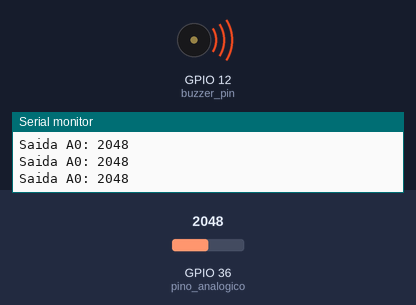
The sketch below on a simulated ESP32. Parts: buzzer (waves = sounding), the last lines printed to the serial monitor. Inputs (shaded band) come from the test bench; at power-on: GPIO 36 (pino_analogico) = 2048.

Above: at 5.2 s.
5.3 s: GPIO 36 (pino_analogico) set to 967
8.3 s: GPIO 36 (pino_analogico) set to 1040
At 9.1 s:
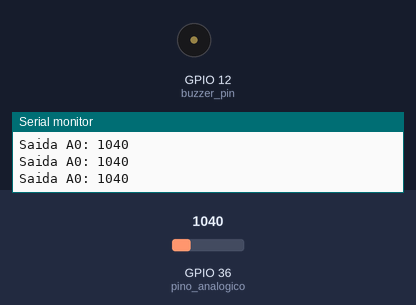
11.3 s: GPIO 36 (pino_analogico) set to 960
At 12.2 s:
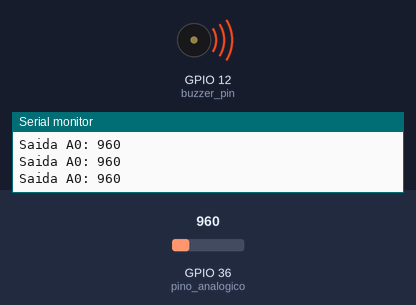
Timing chart, 0 to 14.0 s (numbered marks = the images above; inputs shaded):
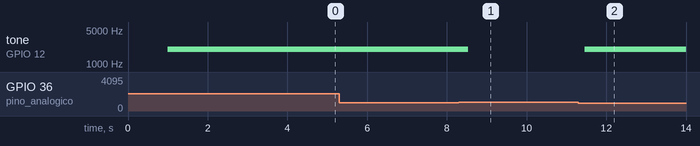

The sketch:

sensor.ino
```cpp
//Definicao pino sensor
int pino_analogico = 36;
int buzzer_pin = 12;
int channel = 0;
int frequence = 2000;
int resolution = 10;

int valor_A0 = 0;

void setup(){
  Serial.begin(1200);
  //Define pinos sensor como entrada
  pinMode(pino_analogico, INPUT);
  delay(1000); // give me time to bring up serial monitor
  ledcSetup(channel, frequence, resolution); //configuração de canal, frequencia e resolução
  ledcAttachPin(buzzer_pin, channel);
}

void loop(){

  valor_A0 = analogRead(pino_analogico);
  Serial.print("Saida A0: ");
  Serial.println(valor_A0);
  ledcWriteTone(channel, frequence);

  if (valor_A0 >= 1600 || valor_A0 <= 1000) {
     ledcWrite(channel, 400);
  } else {
    ledcWriteTone(channel, 0);
  }

}
```

Measured:
- after the input at 8.3 s, tone on GPIO 12 (buzzer_pin): 2000 Hz → silent after 0.23 s
- after the input at 11.3 s, tone on GPIO 12 (buzzer_pin): silent → 2000 Hz after 0.16 s
